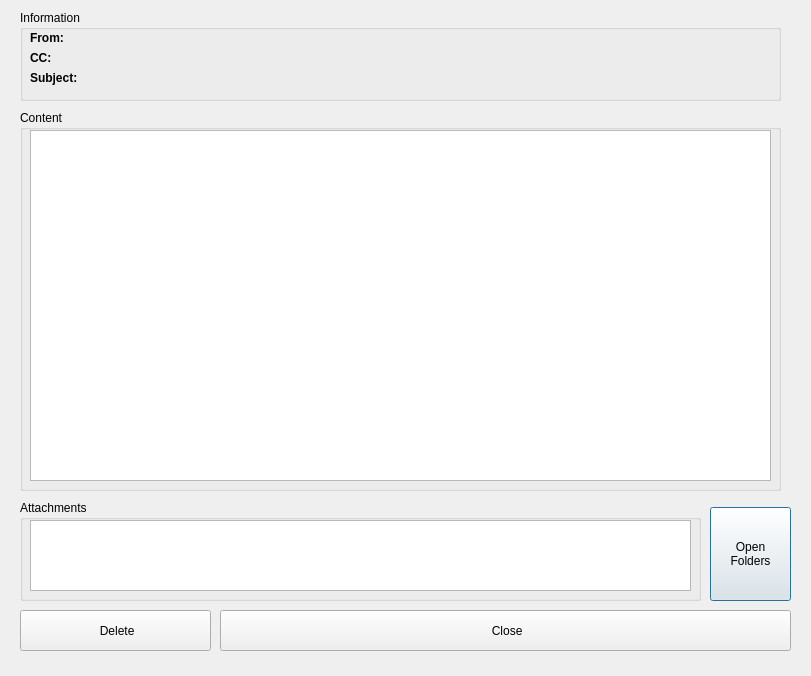
<?xml version="1.0" encoding="UTF-8"?>
<ui version="4.0">
 <class>Dialog</class>
 <widget class="QDialog" name="Dialog">
  <property name="geometry">
   <rect>
    <x>0</x>
    <y>0</y>
    <width>811</width>
    <height>676</height>
   </rect>
  </property>
  <property name="minimumSize">
   <size>
    <width>811</width>
    <height>676</height>
   </size>
  </property>
  <property name="maximumSize">
   <size>
    <width>811</width>
    <height>676</height>
   </size>
  </property>
  <property name="windowTitle">
   <string>Dialog</string>
  </property>
  <widget class="QGroupBox" name="groupBox">
   <property name="geometry">
    <rect>
     <x>20</x>
     <y>10</y>
     <width>761</width>
     <height>91</height>
    </rect>
   </property>
   <property name="title">
    <string>Information</string>
   </property>
   <widget class="QLabel" name="label_3">
    <property name="geometry">
     <rect>
      <x>10</x>
      <y>20</y>
      <width>51</width>
      <height>16</height>
     </rect>
    </property>
    <property name="font">
     <font>
      <bold>true</bold>
     </font>
    </property>
    <property name="text">
     <string>From:</string>
    </property>
   </widget>
   <widget class="QLabel" name="label">
    <property name="geometry">
     <rect>
      <x>10</x>
      <y>40</y>
      <width>31</width>
      <height>16</height>
     </rect>
    </property>
    <property name="font">
     <font>
      <bold>true</bold>
     </font>
    </property>
    <property name="text">
     <string>CC:</string>
    </property>
   </widget>
   <widget class="QLabel" name="from">
    <property name="geometry">
     <rect>
      <x>70</x>
      <y>20</y>
      <width>681</width>
      <height>16</height>
     </rect>
    </property>
    <property name="text">
     <string/>
    </property>
   </widget>
   <widget class="QLabel" name="cc">
    <property name="geometry">
     <rect>
      <x>70</x>
      <y>40</y>
      <width>681</width>
      <height>16</height>
     </rect>
    </property>
    <property name="text">
     <string/>
    </property>
   </widget>
   <widget class="QLabel" name="label_2">
    <property name="geometry">
     <rect>
      <x>10</x>
      <y>60</y>
      <width>51</width>
      <height>16</height>
     </rect>
    </property>
    <property name="font">
     <font>
      <bold>true</bold>
     </font>
    </property>
    <property name="text">
     <string>Subject:</string>
    </property>
   </widget>
   <widget class="QLabel" name="subject">
    <property name="geometry">
     <rect>
      <x>70</x>
      <y>60</y>
      <width>681</width>
      <height>16</height>
     </rect>
    </property>
    <property name="text">
     <string/>
    </property>
   </widget>
  </widget>
  <widget class="QGroupBox" name="groupBox_2">
   <property name="geometry">
    <rect>
     <x>20</x>
     <y>110</y>
     <width>761</width>
     <height>381</height>
    </rect>
   </property>
   <property name="title">
    <string>Content</string>
   </property>
   <widget class="QTextBrowser" name="content">
    <property name="geometry">
     <rect>
      <x>10</x>
      <y>20</y>
      <width>741</width>
      <height>351</height>
     </rect>
    </property>
   </widget>
  </widget>
  <widget class="QGroupBox" name="groupBox_3">
   <property name="geometry">
    <rect>
     <x>20</x>
     <y>500</y>
     <width>681</width>
     <height>101</height>
    </rect>
   </property>
   <property name="title">
    <string>Attachments</string>
   </property>
   <widget class="QListWidget" name="attachments">
    <property name="geometry">
     <rect>
      <x>10</x>
      <y>20</y>
      <width>661</width>
      <height>71</height>
     </rect>
    </property>
    <property name="frameShadow">
     <enum>QFrame::Raised</enum>
    </property>
   </widget>
  </widget>
  <widget class="QPushButton" name="openfolder">
   <property name="geometry">
    <rect>
     <x>710</x>
     <y>507</y>
     <width>81</width>
     <height>94</height>
    </rect>
   </property>
   <property name="text">
    <string>Open
Folders</string>
   </property>
  </widget>
  <widget class="QPushButton" name="close">
   <property name="geometry">
    <rect>
     <x>220</x>
     <y>610</y>
     <width>571</width>
     <height>41</height>
    </rect>
   </property>
   <property name="text">
    <string> Close</string>
   </property>
   <property name="icon">
    <iconset>
     <normaloff>icon/remove.png</normaloff>icon/remove.png</iconset>
   </property>
  </widget>
  <widget class="QPushButton" name="delete_2">
   <property name="geometry">
    <rect>
     <x>20</x>
     <y>610</y>
     <width>191</width>
     <height>41</height>
    </rect>
   </property>
   <property name="text">
    <string> Delete</string>
   </property>
   <property name="icon">
    <iconset>
     <normaloff>icon/bin.png</normaloff>icon/bin.png</iconset>
   </property>
  </widget>
 </widget>
 <resources/>
 <connections/>
</ui>
